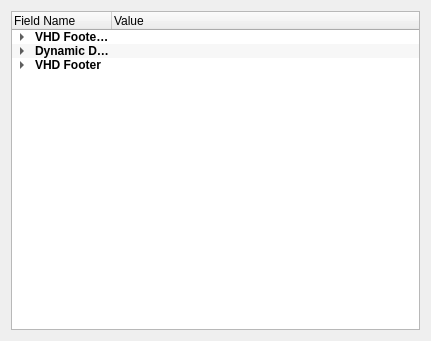
<?xml version="1.0" encoding="UTF-8"?>
<ui version="4.0">
 <class>VhdInfoDialog</class>
 <widget class="QDialog" name="VhdInfoDialog">
  <property name="geometry">
   <rect>
    <x>0</x>
    <y>0</y>
    <width>431</width>
    <height>341</height>
   </rect>
  </property>
  <property name="windowTitle">
   <string>Dialog</string>
  </property>
  <layout class="QVBoxLayout" name="verticalLayout">
   <item>
    <widget class="QTreeWidget" name="treeWidget">
     <property name="autoFillBackground">
      <bool>false</bool>
     </property>
     <property name="sizeAdjustPolicy">
      <enum>QAbstractScrollArea::AdjustIgnored</enum>
     </property>
     <property name="editTriggers">
      <set>QAbstractItemView::DoubleClicked</set>
     </property>
     <property name="alternatingRowColors">
      <bool>true</bool>
     </property>
     <property name="selectionMode">
      <enum>QAbstractItemView::NoSelection</enum>
     </property>
     <property name="uniformRowHeights">
      <bool>false</bool>
     </property>
     <property name="itemsExpandable">
      <bool>true</bool>
     </property>
     <property name="wordWrap">
      <bool>false</bool>
     </property>
     <property name="headerHidden">
      <bool>false</bool>
     </property>
     <property name="columnCount">
      <number>2</number>
     </property>
     <attribute name="headerVisible">
      <bool>true</bool>
     </attribute>
     <attribute name="headerCascadingSectionResizes">
      <bool>false</bool>
     </attribute>
     <attribute name="headerMinimumSectionSize">
      <number>100</number>
     </attribute>
     <column>
      <property name="text">
       <string>Field Name</string>
      </property>
     </column>
     <column>
      <property name="text">
       <string>Value</string>
      </property>
     </column>
     <item>
      <property name="text">
       <string>VHD Footer (copy)</string>
      </property>
      <property name="font">
       <font>
        <weight>75</weight>
        <bold>true</bold>
       </font>
      </property>
      <property name="background">
       <brush brushstyle="NoBrush">
        <color alpha="255">
         <red>0</red>
         <green>0</green>
         <blue>0</blue>
        </color>
       </brush>
      </property>
      <property name="text">
       <string/>
      </property>
      <property name="foreground">
       <brush brushstyle="HorPattern">
        <color alpha="255">
         <red>0</red>
         <green>0</green>
         <blue>0</blue>
        </color>
       </brush>
      </property>
      <property name="flags">
       <set>ItemIsEnabled</set>
      </property>
      <item>
       <property name="text">
        <string>Cookie</string>
       </property>
      </item>
      <item>
       <property name="text">
        <string>Features</string>
       </property>
      </item>
      <item>
       <property name="text">
        <string>File Format Version</string>
       </property>
      </item>
      <item>
       <property name="text">
        <string>Data Offset</string>
       </property>
      </item>
      <item>
       <property name="text">
        <string>Time Stamp</string>
       </property>
      </item>
      <item>
       <property name="text">
        <string>Creator Application</string>
       </property>
      </item>
      <item>
       <property name="text">
        <string>Creator Version</string>
       </property>
      </item>
      <item>
       <property name="text">
        <string>Creator Host OS</string>
       </property>
      </item>
      <item>
       <property name="text">
        <string>Original Size</string>
       </property>
      </item>
      <item>
       <property name="text">
        <string>Current Size</string>
       </property>
      </item>
      <item>
       <property name="text">
        <string>Disk Geometry</string>
       </property>
      </item>
      <item>
       <property name="text">
        <string>Disk Type</string>
       </property>
      </item>
      <item>
       <property name="text">
        <string>Checksum</string>
       </property>
      </item>
      <item>
       <property name="text">
        <string>Unique Id</string>
       </property>
      </item>
      <item>
       <property name="text">
        <string>Saved State</string>
       </property>
      </item>
      <item>
       <property name="text">
        <string>Reserved</string>
       </property>
      </item>
     </item>
     <item>
      <property name="text">
       <string>Dynamic Disk Header </string>
      </property>
      <property name="font">
       <font>
        <weight>75</weight>
        <bold>true</bold>
       </font>
      </property>
      <item>
       <property name="text">
        <string>Cookie</string>
       </property>
      </item>
      <item>
       <property name="text">
        <string>Data Offset</string>
       </property>
      </item>
      <item>
       <property name="text">
        <string>Table Offset</string>
       </property>
      </item>
      <item>
       <property name="text">
        <string>Header Version</string>
       </property>
      </item>
      <item>
       <property name="text">
        <string>Max Table Entries</string>
       </property>
      </item>
      <item>
       <property name="text">
        <string>Block Size</string>
       </property>
      </item>
      <item>
       <property name="text">
        <string>Checksum</string>
       </property>
      </item>
      <item>
       <property name="text">
        <string>Parent Unique ID</string>
       </property>
      </item>
      <item>
       <property name="text">
        <string>Parent Time Stamp</string>
       </property>
      </item>
      <item>
       <property name="text">
        <string>Reserved</string>
       </property>
      </item>
      <item>
       <property name="text">
        <string>Parent Unicode Name</string>
       </property>
      </item>
      <item>
       <property name="text">
        <string>Parent Locators</string>
       </property>
       <property name="font">
        <font>
         <weight>75</weight>
         <bold>true</bold>
        </font>
       </property>
       <item>
        <property name="text">
         <string>Parent Locator Entry 1</string>
        </property>
       </item>
       <item>
        <property name="text">
         <string>Parent Locator Entry 2</string>
        </property>
       </item>
       <item>
        <property name="text">
         <string>Parent Locator Entry 3</string>
        </property>
       </item>
       <item>
        <property name="text">
         <string>Parent Locator Entry 4</string>
        </property>
       </item>
       <item>
        <property name="text">
         <string>Parent Locator Entry 5</string>
        </property>
       </item>
       <item>
        <property name="text">
         <string>Parent Locator Entry 6</string>
        </property>
       </item>
       <item>
        <property name="text">
         <string>Parent Locator Entry 7</string>
        </property>
       </item>
       <item>
        <property name="text">
         <string>Parent Locator Entry 8</string>
        </property>
       </item>
      </item>
      <item>
       <property name="text">
        <string>Reserved (256)</string>
       </property>
      </item>
     </item>
     <item>
      <property name="text">
       <string>VHD Footer</string>
      </property>
      <property name="font">
       <font>
        <weight>75</weight>
        <bold>true</bold>
       </font>
      </property>
      <item>
       <property name="text">
        <string>Cookie</string>
       </property>
      </item>
      <item>
       <property name="text">
        <string>Features</string>
       </property>
      </item>
      <item>
       <property name="text">
        <string>File Format Version</string>
       </property>
      </item>
      <item>
       <property name="text">
        <string>Data Offset</string>
       </property>
      </item>
      <item>
       <property name="text">
        <string>Time Stamp</string>
       </property>
      </item>
      <item>
       <property name="text">
        <string>Creator Application</string>
       </property>
      </item>
      <item>
       <property name="text">
        <string>Creator Version</string>
       </property>
      </item>
      <item>
       <property name="text">
        <string>Creator Host OS</string>
       </property>
      </item>
      <item>
       <property name="text">
        <string>Original Size</string>
       </property>
      </item>
      <item>
       <property name="text">
        <string>Current Size</string>
       </property>
      </item>
      <item>
       <property name="text">
        <string>Disk Geometry</string>
       </property>
      </item>
      <item>
       <property name="text">
        <string>Disk Type</string>
       </property>
      </item>
      <item>
       <property name="text">
        <string>Checksum</string>
       </property>
      </item>
      <item>
       <property name="text">
        <string>Unique Id</string>
       </property>
      </item>
      <item>
       <property name="text">
        <string>Saved State</string>
       </property>
      </item>
      <item>
       <property name="text">
        <string>Reserved</string>
       </property>
      </item>
     </item>
    </widget>
   </item>
  </layout>
 </widget>
 <resources/>
 <connections/>
</ui>
